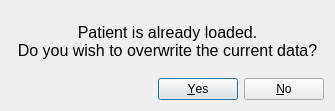
<?xml version="1.0" encoding="UTF-8"?>
<ui version="4.0">
 <class>OverwritePatientDialog</class>
 <widget class="QDialog" name="OverwritePatientDialog">
  <property name="geometry">
   <rect>
    <x>0</x>
    <y>0</y>
    <width>335</width>
    <height>111</height>
   </rect>
  </property>
  <property name="windowTitle">
   <string>Warning</string>
  </property>
  <layout class="QVBoxLayout" name="verticalLayout">
   <item>
    <widget class="QLabel" name="label">
     <property name="font">
      <font>
       <pointsize>12</pointsize>
      </font>
     </property>
     <property name="text">
      <string>Patient is already loaded. 
Do you wish to overwrite the current data?</string>
     </property>
     <property name="alignment">
      <set>Qt::AlignCenter</set>
     </property>
    </widget>
   </item>
   <item>
    <widget class="QDialogButtonBox" name="buttonBox">
     <property name="orientation">
      <enum>Qt::Horizontal</enum>
     </property>
     <property name="standardButtons">
      <set>QDialogButtonBox::No|QDialogButtonBox::Yes</set>
     </property>
    </widget>
   </item>
  </layout>
 </widget>
 <resources/>
 <connections>
  <connection>
   <sender>buttonBox</sender>
   <signal>accepted()</signal>
   <receiver>OverwritePatientDialog</receiver>
   <slot>accept()</slot>
   <hints>
    <hint type="sourcelabel">
     <x>248</x>
     <y>254</y>
    </hint>
    <hint type="destinationlabel">
     <x>157</x>
     <y>274</y>
    </hint>
   </hints>
  </connection>
  <connection>
   <sender>buttonBox</sender>
   <signal>rejected()</signal>
   <receiver>OverwritePatientDialog</receiver>
   <slot>reject()</slot>
   <hints>
    <hint type="sourcelabel">
     <x>316</x>
     <y>260</y>
    </hint>
    <hint type="destinationlabel">
     <x>286</x>
     <y>274</y>
    </hint>
   </hints>
  </connection>
 </connections>
</ui>
